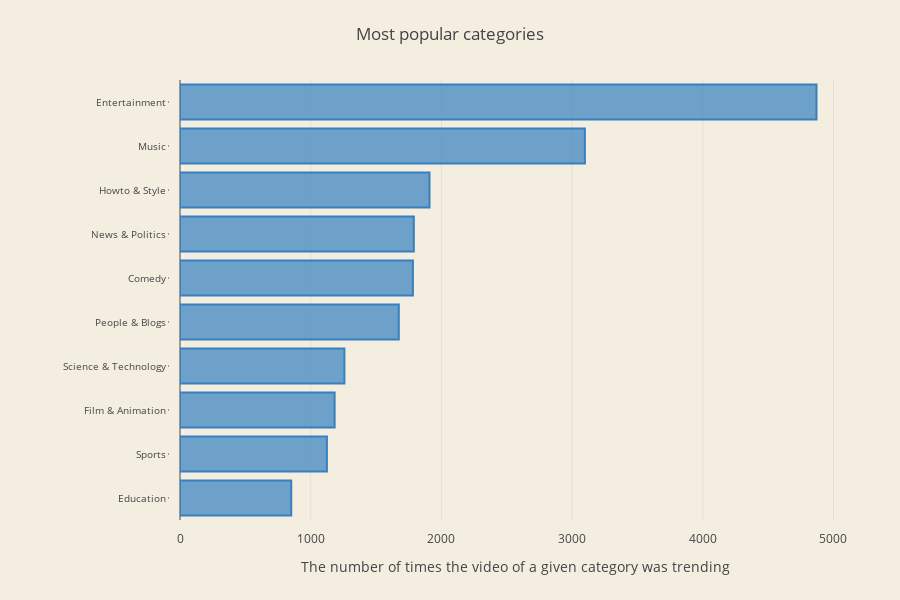

Notebook source saved alongside this figure:
### Markdown cell above
### 2.3. Variety of topics
<a id="variety_of_topics"></a>

### Code cell
max_title_length = 30
number_of_creators = 10

top_creators = us_videos.groupby(['category'])['category'].agg(
    {"code_count": len}).sort_values(
    "code_count", ascending=False
).head(number_of_creators).reset_index()

trace1 = go.Bar(
    y = [(x if len(x) <= max_title_length else x[:max_title_length] + "...") for x in top_creators.category.values][::-1],
    x = top_creators['code_count'].tolist()[::-1],
    name = "Top categories",
    orientation = 'h',
    marker=dict(
        color='rgba(55, 128, 191, 0.7)',
        line=dict(
            color='rgba(55, 128, 191, 1.0)',
            width=2,
        )
    ),
)

data = [trace1]

layout = go.Layout(
    title = 'Most popular categories',
    width=900,
    height=600,
    margin=go.Margin(
        l=180,
        r=50,
        b=80,
        t=80,
        pad=10
    ),
    paper_bgcolor='rgb(244, 238, 225)',
    plot_bgcolor='rgb(244, 238, 225)',
    yaxis = dict(
        anchor = 'x',
        rangemode='tozero',
        tickfont=dict(
            size=10
        ),
        ticklen=1
    ), 
    xaxis = dict(
        title= 'The number of times the video of a given category was trending',
        anchor = 'x',
        rangemode='tozero'
    ), 
    legend=dict(x=0.6, y=0.07)
)

fig = go.Figure(data=data, layout=layout)
py.iplot(fig)

### Figure 1 — Plotly figure (JSON) as saved in the notebook; plotly's stock layout.template omitted (floating-point values rounded to 4 significant figures)
{"data": [{"marker": {"color": "rgba(55, 128, 191, 0.7)", "line": {"color": "rgba(55, 128, 191, 1.0)", "width": 2}}, "name": "Top categories", "orientation": "h", "type": "bar", "x": [851, 1124, 1183, 1258, 1674, 1782, 1789, 1909, 3098, 4870], "y": ["Education", "Sports", "Film & Animation", "Science & Technology", "People & Blogs", "Comedy", "News & Politics", "Howto & Style", "Music", "Entertainment"]}], "layout": {"height": 600, "legend": {"x": 0.6, "y": 0.07}, "margin": {"b": 80, "l": 180, "pad": 10, "r": 50, "t": 80}, "paper_bgcolor": "rgb(244, 238, 225)", "plot_bgcolor": "rgb(244, 238, 225)", "title": "Most popular categories", "width": 900, "xaxis": {"anchor": "x", "rangemode": "tozero", "title": "The number of times the video of a given category was trending"}, "yaxis": {"anchor": "x", "rangemode": "tozero", "tickfont": {"size": 10}, "ticklen": 1}}}
